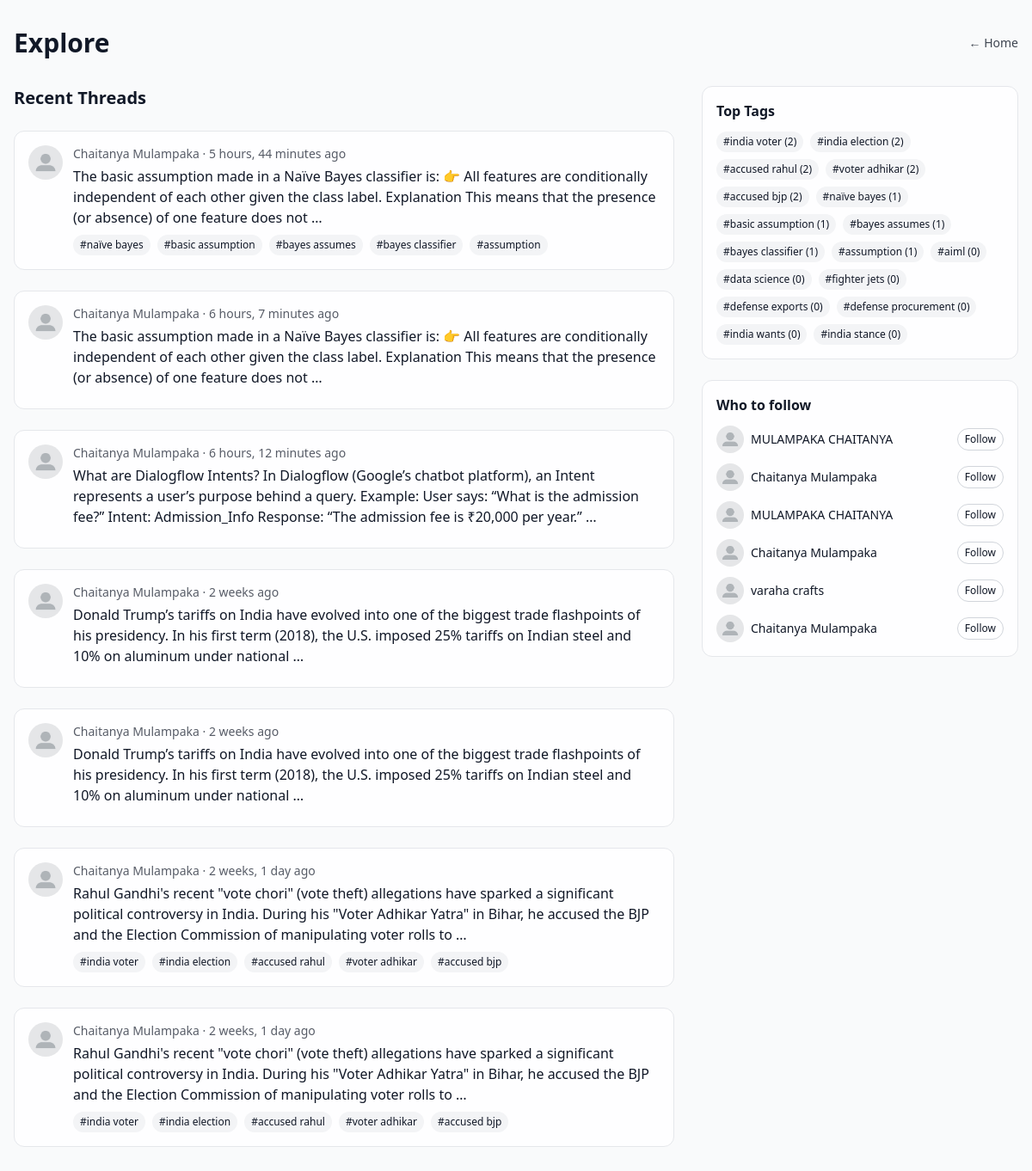
Screenshot of /explore/ (signed in) with the database file from the repository.
### app/models.py (models this page shows, shortened)
class Thread(models.Model):
    class Privacy(models.TextChoices):
        PUBLIC = 'public', 'Public'
        FOLLOWERS = 'followers', 'Followers'
        PRIVATE = 'private', 'Private'
    author = models.ForeignKey(User, on_delete=models.CASCADE, related_name='threads')
    title = models.CharField(max_length=200, blank=True, null=True, default='')
    content = models.TextField()
    image = models.ImageField(upload_to='thread_media/', blank=True, null=True)
    link = models.URLField(blank=True)
    privacy = models.CharField(max_length=16, choices=Privacy.choices, default=Privacy.PUBLIC)
    tags = models.ManyToManyField(Tag, blank=True, related_name='threads')
    likes = models.ManyToManyField(User, blank=True, related_name='liked_threads')
    saves = models.ManyToManyField(User, blank=True, related_name='saved_threads')
    created_at = models.DateTimeField(default=timezone.now, db_index=True)
    summary = models.TextField(blank=True, null=True)
    class Meta:
        ordering = ['-created_at']

class Profile(models.Model):
    user = models.OneToOneField(User, on_delete=models.CASCADE)
    profile_image = models.ImageField(upload_to='profile_photos/', default='profile_photos/default.jpg')
    bio = models.TextField(blank=True)
    followers = models.ManyToManyField(User, related_name='following', blank=True)

class Tag(models.Model):
    name = models.CharField(max_length=40, unique=True)

### app/views.py (the view)
# urls.py: path('explore/', views.explore, name='explore'),
@login_required
def explore(request):
    top_tags = Tag.objects.annotate(thread_count=Count('threads')).order_by('-thread_count')[:20]
    recent_threads = Thread.objects.select_related('author').prefetch_related('tags').order_by('-created_at')[:30]
    suggested_users = User.objects.exclude(id=request.user.id)[:10]
    return render(request, 'explore.html', {
        'top_tags': top_tags,
        'recent_threads': recent_threads,
        'suggested_users': suggested_users,
    })

### app/templates/explore.html (shortened to what this page needs)
<!DOCTYPE html>
<html lang="en" class="dark">
<head>
    <script src="https://cdn.tailwindcss.com"></script>
</head>
<body class="min-h-screen bg-gray-50 dark:bg-gray-900 text-gray-900 dark:text-gray-100">
    <div class="max-w-7xl mx-auto px-4 py-8">
        <div class="flex items-center justify-between mb-8">
            <h1 class="text-3xl font-bold">Explore</h1>
            <a href="/" class="text-sm opacity-80">← Home</a>
        </div>
        <div class="grid grid-cols-1 lg:grid-cols-3 gap-8">
            <section class="lg:col-span-2 space-y-6">
                <h2 class="text-xl font-semibold">Recent Threads</h2>
                {% for th in recent_threads %}
                <div class="glass rounded-xl p-4 bg-white/90 dark:bg-white/10 border border-gray-200 dark:border-gray-700">
                    <div class="flex items-start gap-3">
                        <img src="{{ th.author.profile.profile_image.url }}" class="w-10 h-10 rounded-full object-cover" />
                        <div class="flex-1">
                            <div class="text-sm opacity-70">{{ th.author.get_full_name|default:th.author.username }} · {{ th.created_at|timesince }} ago</div>
                            <div class="mt-1">{{ th.content|truncatewords:36 }}</div>
                            <div class="mt-2 flex flex-wrap gap-2">
                                {% for tag in th.tags.all %}
                                <a href="{% url 'tag_threads' tag.name %}" class="px-2 py-1 text-xs rounded-full bg-gray-100 dark:bg-gray-700">#{{ tag.name }}</a>
                                {% endfor %}
                            </div>
                        </div>
                    </div>
                </div>
                {% empty %}
                <div class="opacity-70">No threads yet.</div>
                {% endfor %}
            </section>
            <aside class="space-y-6">
                <div class="glass rounded-xl p-4 bg-white/90 dark:bg-white/10 border border-gray-200 dark:border-gray-700">
                    <h3 class="font-semibold mb-3">Top Tags</h3>
                    <div class="flex flex-wrap gap-2">
                        {% for tag in top_tags %}
                        <a href="{% url 'tag_threads' tag.name %}" class="px-2 py-1 text-xs rounded-full bg-gray-100 dark:bg-gray-700">#{{ tag.name }} ({{ tag.thread_count }})</a>
                        {% endfor %}
                    </div>
                </div>
                <div class="glass rounded-xl p-4 bg-white/90 dark:bg-white/10 border border-gray-200 dark:border-gray-700">
                    <h3 class="font-semibold mb-3">Who to follow</h3>
                    <div class="space-y-3">
                        {% for u in suggested_users %}
                        <div class="flex items-center justify-between">
                            <div class="flex items-center gap-2">
                                <img src="{{ u.profile.profile_image.url }}" class="w-8 h-8 rounded-full" />
                                <div class="text-sm">{{ u.get_full_name|default:u.username }}</div>
                            </div>
                            <a href="{% url 'follow_toggle' u.id %}" class="text-xs px-2 py-1 rounded-full border border-gray-300 dark:border-gray-600">Follow</a>
                        </div>
                        {% endfor %}
                    </div>
                </div>
            </aside>
        </div>
    </div>
</body>
</html>

### rows the page displays
Thread: author.profile.profile_image (placeholder picture), author.get_full_name "Chaitanya Mulampaka", created_at "5 hours, 44 minutes", content "The basic assumption made in a Naïve Bayes classifier is: 👉 All features are conditionally independent of each other given the class label. Explanation This means that the presence (or absence) of one feature does not …"
Tag: name "naïve bayes", thread_count "1"
Tag: name "basic assumption", thread_count "1"
Tag: name "bayes assumes", thread_count "1"
Tag: name "bayes classifier", thread_count "1"
Tag: name "assumption", thread_count "1"
Thread: author.profile.profile_image (placeholder picture), author.get_full_name "Chaitanya Mulampaka", created_at "6 hours, 7 minutes", content "The basic assumption made in a Naïve Bayes classifier is: 👉 All features are conditionally independent of each other given the class label. Explanation This means that the presence (or absence) of one feature does not …"
Thread: author.profile.profile_image (placeholder picture), author.get_full_name "Chaitanya Mulampaka", created_at "6 hours, 12 minutes", content "What are Dialogflow Intents? In Dialogflow (Google’s chatbot platform), an Intent represents a user’s purpose behind a query. Example: User says: “What is the admission fee?” Intent: Admission_Info Response: “The admission fee is ₹20,000 per year.” …"
Thread: author.profile.profile_image (placeholder picture), author.get_full_name "Chaitanya Mulampaka", created_at "2 weeks", content "Donald Trump’s tariffs on India have evolved into one of the biggest trade flashpoints of his presidency. In his first term (2018), the U.S. imposed 25% tariffs on Indian steel and 10% on aluminum under national …"
Thread: author.profile.profile_image (placeholder picture), author.get_full_name "Chaitanya Mulampaka", created_at "2 weeks", content "Donald Trump’s tariffs on India have evolved into one of the biggest trade flashpoints of his presidency. In his first term (2018), the U.S. imposed 25% tariffs on Indian steel and 10% on aluminum under national …"
Thread: author.profile.profile_image (placeholder picture), author.get_full_name "Chaitanya Mulampaka", created_at "2 weeks, 1 day", content "Rahul Gandhi's recent \"vote chori\" (vote theft) allegations have sparked a significant political controversy in India. During his \"Voter Adhikar Yatra\" in Bihar, he accused the BJP and the Election Commission of manipulating voter rolls to …"
Tag: name "india voter", thread_count "2"
Tag: name "india election", thread_count "2"
Tag: name "accused rahul", thread_count "2"
Tag: name "voter adhikar", thread_count "2"
Tag: name "accused bjp", thread_count "2"
Thread: author.profile.profile_image (placeholder picture), author.get_full_name "Chaitanya Mulampaka", created_at "2 weeks, 1 day", content "Rahul Gandhi's recent \"vote chori\" (vote theft) allegations have sparked a significant political controversy in India. During his \"Voter Adhikar Yatra\" in Bihar, he accused the BJP and the Election Commission of manipulating voter rolls to …"
Tag: name "aiml", thread_count "0"
Tag: name "data science", thread_count "0"
Tag: name "fighter jets", thread_count "0"
Tag: name "defense exports", thread_count "0"
Tag: name "defense procurement", thread_count "0"
Tag: name "india wants", thread_count "0"
Tag: name "india stance", thread_count "0"

### other values shown
{{ u.get_full_name|default:u.username }} "MULAMPAKA CHAITANYA"
{{ u.get_full_name|default:u.username }} "Chaitanya Mulampaka"
{{ u.get_full_name|default:u.username }} "varaha crafts"
